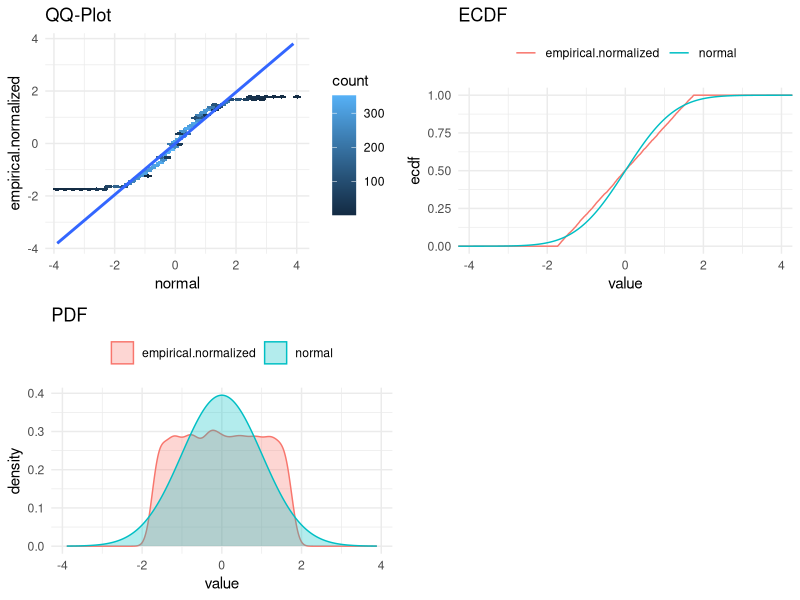

The R script that drew this image:
date = "2015-10-08 16:00"
caption_header = "Norm plot hexbin"
caption = ""

# packages: load and if needed install
pkg <- c("hexbin", "ggplot2", "gridExtra", "dplyr", "tidyr")
for(i in seq_along(pkg)) {
  if(!require(pkg[i], character.only = TRUE)) {
    install.packages(pkg[i])
    library(pkg[i], character.only = TRUE)
  }
}

norm_plot <- function(x) {

  n <- length(x)
  i <- seq(1, n, by=1)
  prob.seq <- (i-0.5)/n
  inv.cdf <- qnorm(prob.seq, 0, 1)
  x.normalize <- (x - mean(x))/sd(x)
  df <- data_frame(empirical=sort(x),
                   empirical.normalized=sort(x.normalize),
                   normal=inv.cdf)

  dfl <-
    df %>% dplyr::select(-empirical) %>%
    gather(., cdf, value) %>%
    tbl_df

  a <- ggplot(df) + aes(x=normal, y=empirical.normalized) + stat_binhex() +
    geom_smooth(method="lm") + theme_minimal() +
    ggtitle("QQ-Plot")

  b <- ggplot(dfl) + aes(x=value, colour=cdf, fill=cdf) + stat_ecdf() +
    theme_minimal() + theme(legend.title=element_blank(), legend.position="top") +
    ggtitle("ECDF")

  c <- ggplot(dfl) + aes(x=value, colour=cdf, fill=cdf) + geom_density(alpha=0.3) +
    theme_minimal() + theme(legend.title=element_blank(), legend.position="top") +
    ggtitle("PDF")

  grid.arrange(a, b, c, ncol=2)

  # format(object.size(a), units="Mb")
  # format(object.size(b), units="Mb")
  # format(object.size(c), units="Mb")
}

# Example
set.seed(123)
x <- runif(10000,0,100) # sample data

norm_plot(x)
